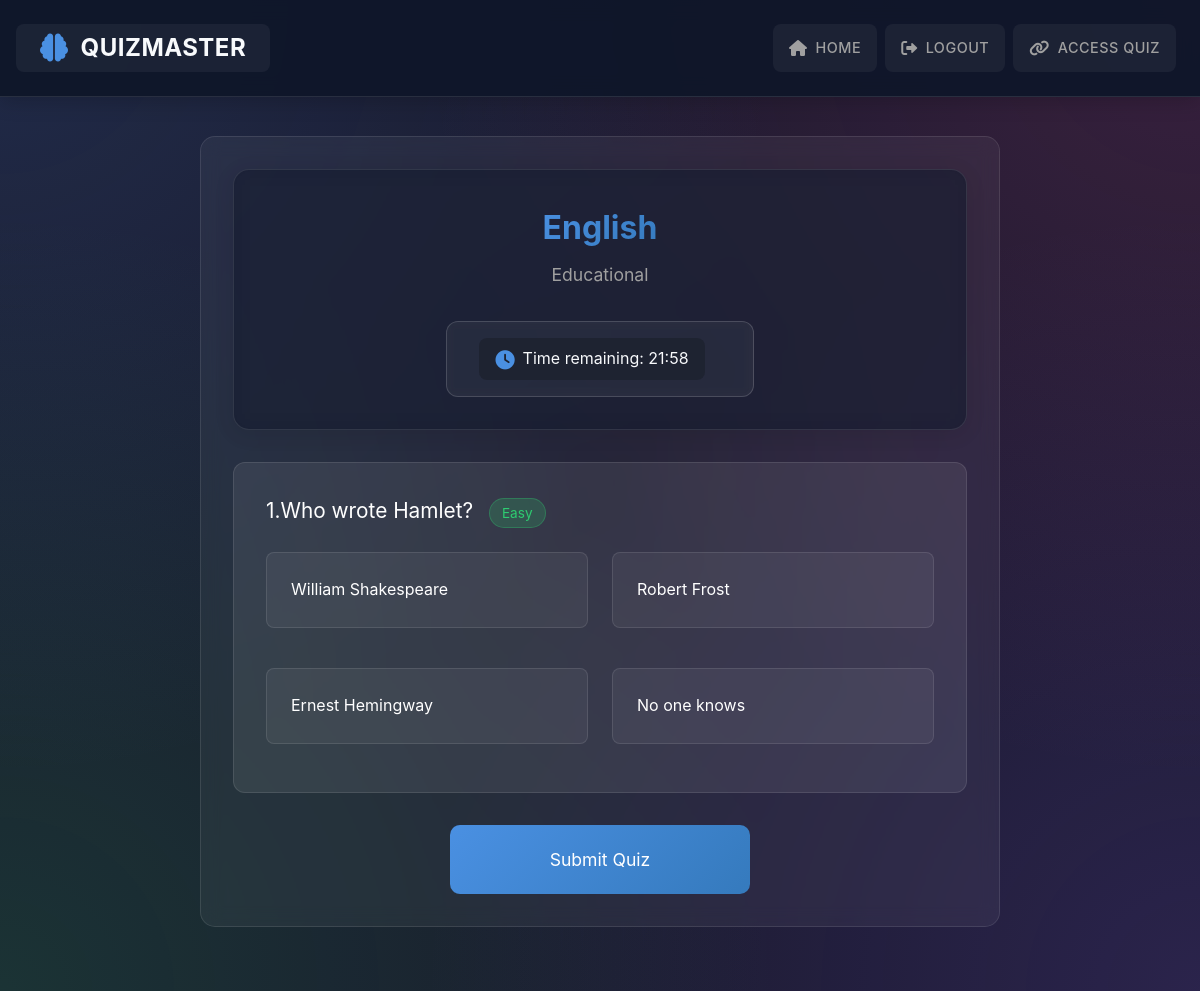
Page /takequiz.php?quizid=27&difficulty=easy (signed in) on the committed database.
### tables this page shows
CREATE TABLE `quizes` (
  `ID` int(11) NOT NULL,
  `question` varchar(222) NOT NULL,
  `quizid` int(10) NOT NULL,
  `option1` varchar(222) NOT NULL,
  `option2` varchar(222) NOT NULL,
  `option3` varchar(222) NOT NULL,
  `option4` varchar(222) NOT NULL,
  `answer` varchar(222) NOT NULL
);

CREATE TABLE `quizdetails` (
  `quizid` int(5) NOT NULL,
  `category` varchar(200) NOT NULL,
  `quizname` varchar(200) NOT NULL,
  `email` varchar(222) NOT NULL,
  `timer` int(11) NOT NULL DEFAULT 30,
  `is_visible` tinyint(1) NOT NULL DEFAULT 1
);

### takequiz.php (the view, shortened to what this page needs)
<?php
require "dbconnect.php";
$quizid = mysqli_real_escape_string($con, $_GET['quizid']);
$stmt = $con->prepare("SELECT qd.*, q.* FROM quizdetails qd
                      LEFT JOIN quizes q ON qd.quizid = q.quizid
                      WHERE qd.quizid = ?");
$stmt->bind_param("i", $quizid);
$stmt->execute();
$quizDetails = $stmt->get_result()->fetch_assoc();
$quizName = $quizDetails['quizname'] ?? 'Untitled Quiz';
$category = $quizDetails['category'] ?? 'Uncategorized';
function getQuestionsForDifficulty($con, $quizid, $difficulty, $count) {
    try {
        $tableCheck = $con->query("SHOW TABLES LIKE 'user_quiz_history'");
        if ($tableCheck->num_rows > 0) {
            $stmt = $con->prepare("
                SELECT q.* FROM quizes q
                LEFT JOIN user_quiz_history h ON q.ID = h.question_id
                    AND h.user_email = ?
                    AND h.quizid = ?
                WHERE q.quizid = ?
                AND q.difficulty_level = ?
                AND h.question_id IS NULL
                ORDER BY RAND()
                LIMIT ?
            ");
            $stmt->bind_param("siisi", $_SESSION['email'], $quizid, $quizid, $difficulty, $count);
        } else {
            $stmt = $con->prepare("
                SELECT * FROM quizes
                WHERE quizid = ?
                AND difficulty_level = ?
                ORDER BY RAND()
                LIMIT ?
            ");
            $stmt->bind_param("isi", $quizid, $difficulty, $count);
        }
        $stmt->execute();
        return $stmt->get_result()->fetch_all(MYSQLI_ASSOC);
    } catch (Exception $e) {
        error_log("Error in getQuestionsForDifficulty: " . $e->getMessage());
        return array();
    }
}
$questions = [];
$questionsPerDifficulty = 10;
if (isset($_GET['difficulty'])) {
    $difficulty = $_GET['difficulty'];
    $difficultyMap = [
        'easy' => 'easy',
        'medium' => 'medium',
        'intermediate' => 'intermediate',
        'hard' => 'hard',
        'beginner' => 'easy'
    ];
    if (isset($difficultyMap[$difficulty])) {
        $dbDifficulty = $difficultyMap[$difficulty];
        $difficultyQuestions = getQuestionsForDifficulty($con, $quizid, $dbDifficulty, $questionsPerDifficulty);
        $questions = array_merge($questions, $difficultyQuestions);
    }
}
if (count($questions) < $questionsPerDifficulty) {
    $remaining = $questionsPerDifficulty - count($questions);
    $stmt = $con->prepare("
        SELECT * FROM quizes
        WHERE quizid = ?
        AND ID NOT IN (" .
        (count($questions) > 0 ? "SELECT ID FROM quizes WHERE ID IN (" .
        implode(',', array_column($questions, 'ID')) . ")" : "0") . ")
        ORDER BY RAND()
        LIMIT ?
    ");
    $stmt->bind_param("ii", $quizid, $remaining);
    $stmt->execute();
    $remainingQuestions = $stmt->get_result()->fetch_all(MYSQLI_ASSOC);
    $questions = array_merge($questions, $remainingQuestions);
}
?>
<?php include "components/header.php"; ?>
</head>
<body>
    <div class="quiz-container">
        <div class="quiz-header">
            <h1><?php echo htmlspecialchars($quizName); ?></h1>
            <p><?php echo htmlspecialchars($category); ?></p>
            <div class="quiz-info">
                <div class="timer" id="timer">
                    <i class="fas fa-clock"></i>
                    <span><?php
                    ?></span>
                </div>
            </div>
        </div>
        <form method="POST" id="quiz-form">
            <?php foreach ($questions as $index => $question): ?>
                <div class="question-card">
                    <div class="question-header">
                        <p class="question-text">
                            <?php
                            $ques=$question['question'];
                            $ques=str_replace("\\","", $ques);
                            $ques=str_replace("\\'",'\'',$ques);
                            $ques=str_replace('\\"','"',$ques);
                            echo ($index + 1)."." . htmlspecialchars($ques);  ?>
                            <span class="difficulty-badge <?php echo htmlspecialchars($question['difficulty_level']); ?>">
                                <?php echo htmlspecialchars($question['difficulty_level']); ?>
                            </span>
                        </p>
                    </div>
                    <ul class="options-list">
                        <?php for ($i = 1; $i <= 4; $i++): ?>
                            <li class="option-item">
                                <label for="q<?php echo $question['ID']; ?>_option<?php echo $i; ?>"
                                       class="option-label">
                                    <?php echo htmlspecialchars($question['option' . $i]); ?>
                                </label>
                            </li>
                        <?php endfor; ?>
                    </ul>
                </div>
            <?php endforeach; ?>
            <button type="submit" class="submit-btn">Submit Quiz</button>
        </form>
    </div>
</body>
</html>

### css/responsive.css (style rules this page uses)
:root { --container-width: min(90%, 1200px); --spacing-sm: 0.5rem; --spacing-md: 1rem; --spacing-lg: 2rem; }

### components/header.php (style rules this page uses)
:root { --primary: #4a90e2; --primary-dark: #357abd; --secondary: #ec4899; --accent: #8b5cf6; --background: #1a1a2e; --text: #f8fafc; --text-muted: #94a3b8; --success: #22c55e; --error: #ef4444; --header-height: 4.5rem; --admin-gradient: linear-gradient(135deg, #4a90e2, #8b5cf6); --admin-glow: 0 0 15px rgba(74, 144, 226, 0.5); }
* { margin: 0; padding: 0; box-sizing: border-box; font-family: 'Inter', -apple-system, BlinkMacSystemFont, 'Segoe UI', Roboto, sans-serif; }
body { background: var(--background); color: var(--text); line-height: 1.6; min-height: 100vh; display: flex; flex-direction: column; }

### takequiz.php (style rules this page uses)
:root { --primary-color: #4a90e2; --secondary-color: #357abd; --background-dark: #1a1a2e; --text-light: #ffffff; --text-muted: #a0a0a0; --container-width: 800px; --spacing-lg: 2rem; --spacing-md: 1.5rem; --spacing-sm: 1rem; }
.quiz-container { width: var(--container-width); margin: var(--spacing-lg) auto; padding: var(--spacing-lg); background: rgba(255, 255, 255, 0.05); border-radius: 15px; backdrop-filter: blur(10px); border: 1px solid rgba(255, 255, 255, 0.1); }
.question-card { background: rgba(255, 255, 255, 0.08); border-radius: 12px; padding: var(--spacing-lg); margin-bottom: var(--spacing-lg); border: 1px solid rgba(255, 255, 255, 0.1); transition: transform 0.3s ease; }
.question-text { font-size: clamp(1.1rem, 2.5vw, 1.3rem); color: #fff; margin-bottom: var(--spacing-md); line-height: 1.5; }
.options-list { list-style: none; padding: 0; display: grid; grid-template-columns: repeat(auto-fit, minmax(250px, 1fr)); gap: var(--spacing-md); }
.option-item { margin-bottom: var(--spacing-sm); position: relative; }
.option-label { display: block; padding: var(--spacing-md); background: rgba(255, 255, 255, 0.05); border: 1px solid rgba(255, 255, 255, 0.1); border-radius: 8px; color: #fff; cursor: pointer; transition: all 0.3s ease; font-size: clamp(0.9rem, 2vw, 1rem); }
.submit-btn { display: block; width: 100%; max-width: 300px; margin: var(--spacing-lg) auto 0; padding: var(--spacing-md); background: linear-gradient(135deg, #4a90e2, #357abd); border: none; border-radius: 10px; color: white; font-size: clamp(1rem, 2.5vw, 1.1rem); cursor: pointer; transition: all 0.3s ease; }
.quiz-header { margin-bottom: 2rem; text-align: center; position: relative; display: flex; flex-direction: column; align-items: center; gap: 0.5rem; padding: 2rem; background: rgba(15, 23, 42, 0.6); border-radius: 16px; border: 1px solid rgba(255, 255, 255, 0.1); backdrop-filter: blur(10px); box-shadow: 0 4px 20px rgba(0, 0, 0, 0.1); }
.quiz-header h1 { font-size: 2rem; background: linear-gradient(135deg, var(--primary-color), var(--secondary-color)); background-clip: text; -webkit-background-clip: text; -webkit-text-fill-color: transparent; margin: 0; }
.quiz-header p { color: var(--text-muted); font-size: 1.1rem; margin: 0; }
.quiz-info { display: flex; align-items: center; gap: 2rem; margin-top: 1.5rem; padding: 1rem 2rem; background: rgba(255, 255, 255, 0.08); border-radius: 12px; border: 1px solid rgba(255, 255, 255, 0.15); min-width: 280px; justify-content: center; backdrop-filter: blur(5px); }
.timer { padding: 0.5rem 1rem; background: rgba(0, 0, 0, 0.2); border-radius: 8px; display: inline-flex; align-items: center; gap: 0.5rem; margin-right: 1rem; transition: all 0.3s ease; }
.timer i { color: var(--primary-color); font-size: 1.2rem; }
.difficulty-badge { display: inline-block; padding: 4px 12px; border-radius: 15px; font-size: 0.85rem; margin-left: 10px; text-transform: capitalize; }
.difficulty-badge.easy { background: rgba(46, 204, 113, 0.2); color: #2ecc71; border: 1px solid rgba(46, 204, 113, 0.3); }

### rows in the picture
quizes: quizid.quizname "English", quizid.category "Educational", question "Who wrote Hamlet?", difficulty_level "Easy", option1 "William Shakespeare", option2 "Robert Frost", option3 "Ernest Hemingway", option4 "No one knows"
